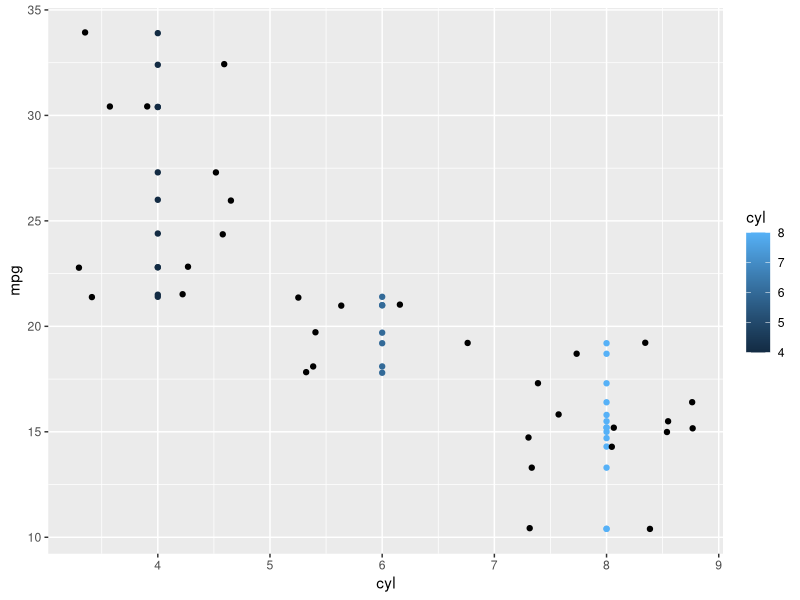
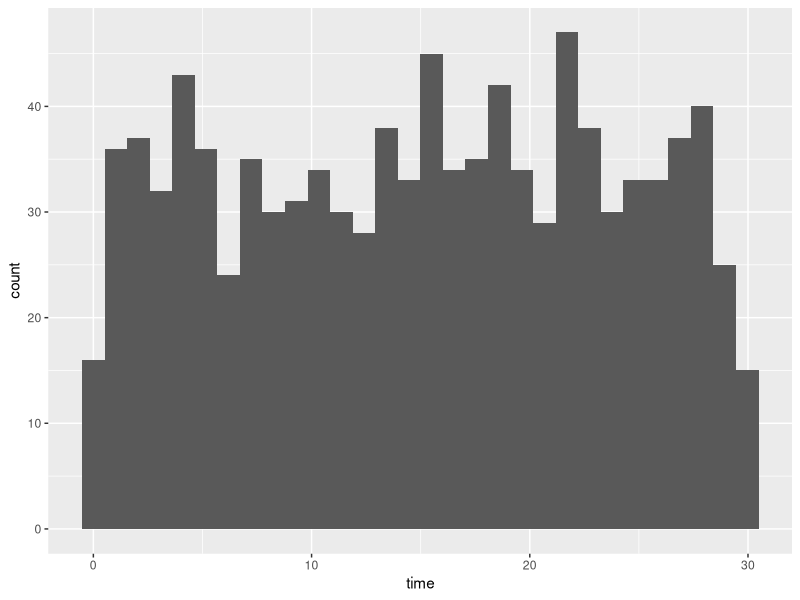
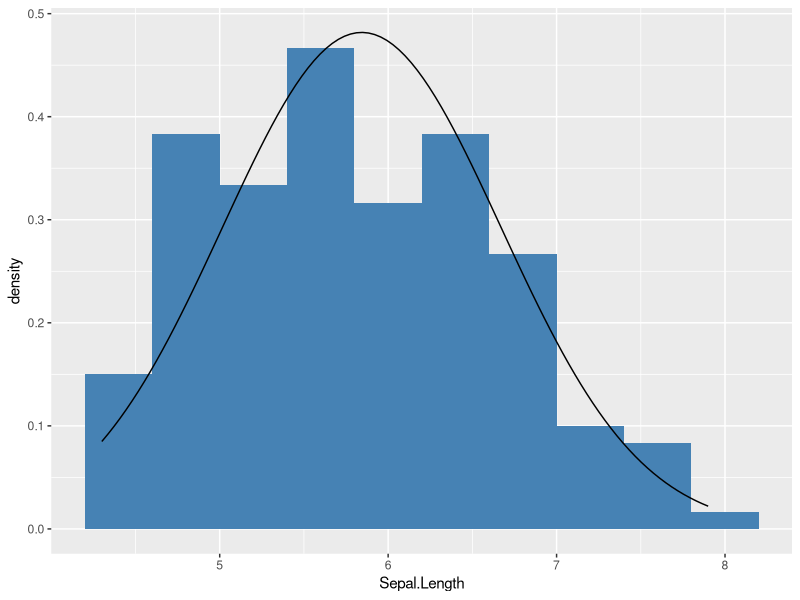

Reproduce these figures in R, in order.
## ---- chunk 1
knitr::opts_chunk$set(echo = TRUE)
## ---- chunk 2
library(tidyverse)
## ---- chunk 3
glimpse(mtcars)
## ---- chunk 4
summary(mtcars)
## ---- chunk 5
mtcars %>% 
    group_by(cyl) %>% 
    summarise(mean_mpg = mean(mpg),
              median_mpg = median(mpg))
## ---- chunk 6
mtcars %>% 
    group_by(cyl) %>% 
    summarise(Var_mpg = var(mpg),
              sd_mpg = sd(mpg))
## ---- chunk 7
mtcars %>% 
    ggplot(aes(x = cyl, y = mpg)) +
    geom_point(aes(color = cyl)) + 
    geom_jitter()
    
## ---- chunk 8
quantile(mtcars$mpg)
## ---- chunk 9
quantile(mtcars$mpg)[2]
## ---- chunk 10
quantile(mtcars$mpg, seq(0, 1, 0.2))
## ---- chunk 11
quantile(mtcars$mpg, seq(0, 1, 0.1))
## ---- chunk 12
q1 <- quantile(mtcars$mpg, 0.25)
q3 <- quantile(mtcars$mpg, 0.75)
iqr <- q3 - q1
## ---- chunk 13
# Threshold value to judge outliers
upper <- q3 + (1.5 * iqr)
lower <- q1 - (1.5 * iqr)
## ---- chunk 14
mtcars %>% 
    filter(mpg < lower | mpg > upper)
## ---- chunk 15
set.seed(31)

# sampling 5 data without replacement
mtcars %>% 
  sample_n(5, replace = FALSE)
## ---- chunk 16
set.seed(334)

## ---- chunk 17
wait_times <- tibble(simulation_nb = 1:1000)

wait_times %>% 
  mutate(time = runif(simulation_nb, max = 30, min = 0)) %>% 
  ggplot(aes(time)) +
  geom_histogram()


## ---- chunk 18
set.seed(10)

# Simulate 52 weeks of 3 deals
# rbinom(# of observation, # of trial, probability of success)
deals <- rbinom(52, 3, 0.3)

# Calculate mean deals won per week
mean(deals)
## ---- chunk 19
# Probability of closing 3 out of 3 deals
dbinom(3, 3, 0.3)
## ---- chunk 20
# Probability of closing <= 1 deal out of 3 deals
pbinom(1,3,0.3)
## ---- chunk 21
# Probability of closing > 1 deal out of 3 deals
pbinom(1, 3, 0.3, lower.tail = FALSE)
## ---- chunk 22
summary(iris)
## ---- chunk 23
print(mean(iris$Sepal.Length))
print(sd(iris$Sepal.Length))
## ---- chunk 24
iris %>% 
  ggplot() +
  geom_histogram(aes(x=Sepal.Length, y=..density..),fill="steelblue", bins = 10) +
  stat_function(fun = dnorm, args = list(mean = mean(iris$Sepal.Length), sd = sd(iris$Sepal.Length)))
## ---- chunk 25
pnorm(5, 
      mean = mean(iris$Sepal.Length), 
      sd = sd(iris$Sepal.Length),
      lower.tail = FALSE)
## ---- chunk 26
pnorm(7, mean = mean(iris$Sepal.Length), sd = sd(iris$Sepal.Length)) - 
  pnorm(6, mean = mean(iris$Sepal.Length), sd = sd(iris$Sepal.Length))
## ---- chunk 27
qnorm(0.68, mean = mean(iris$Sepal.Length), sd = sd(iris$Sepal.Length))
